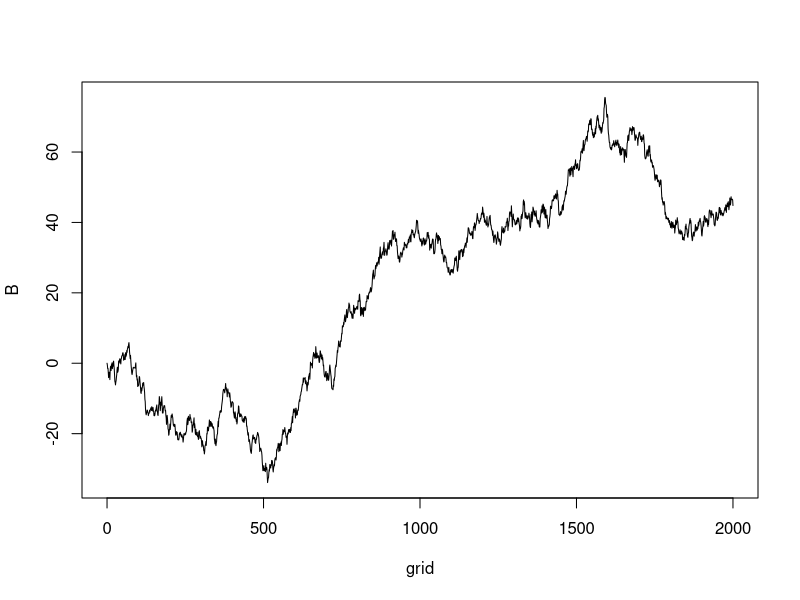
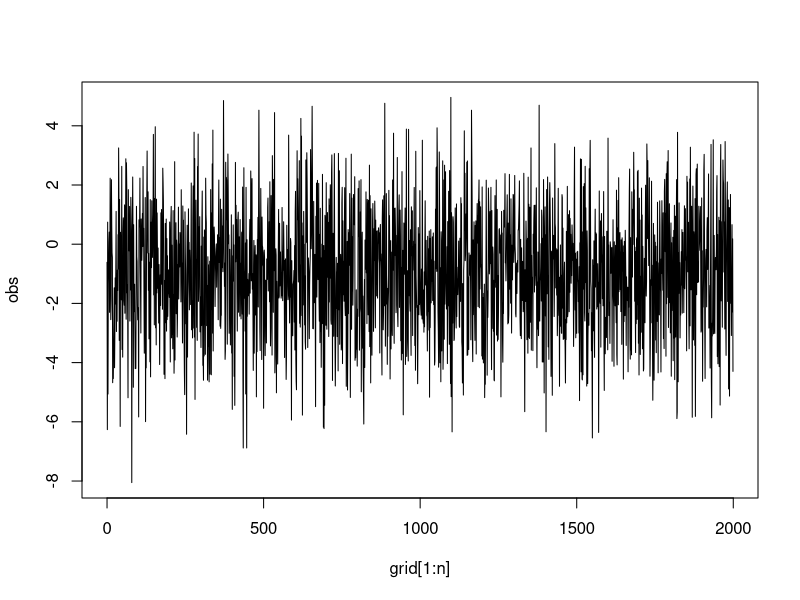
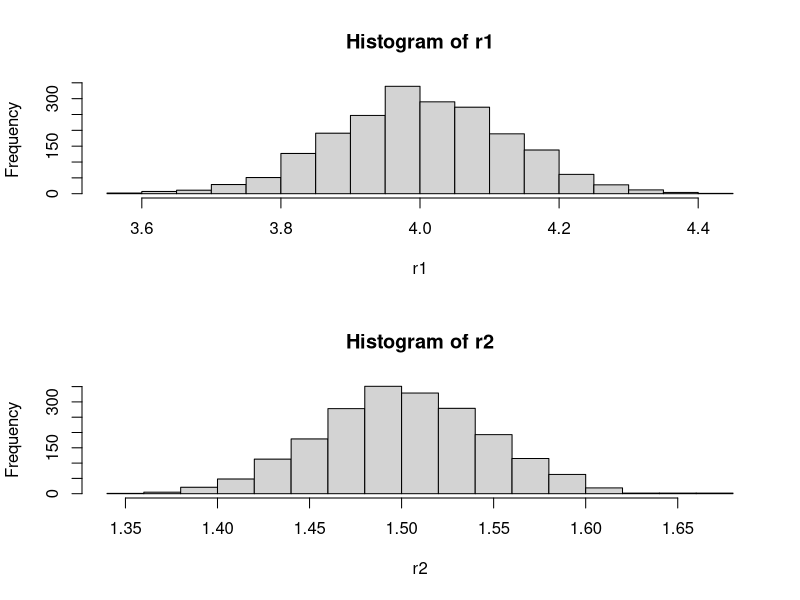

Write the R code that produced these figures, in order.
# Exercise 11
# Part(d) 


Bmotion<-function(n){                #Simuliert Pfade einer BB
res<-cumsum(c(0,rnorm(n,0,1)))
}
 
n<-2000                              #Teste die vorherige Funktion
B<-Bmotion(n)
grid<-(0:n)                          #Zeitgrid
plot(grid,B,type="l")


logReturns<-function(n,mu,sigma){
return(mu+sigma*rnorm(n,0,1))
}

obs<-logReturns(2000,-0.85,2) 
plot(grid[1:n],obs,type="l")


sigmaMLE<-function(obs){
return(1/n*sum((obs-mean(obs))^2))
}

sigmaUMVU<-function(obs){
n<-length(obs)
sum(1/(n-1)*(obs-mean(obs))^2)

}

muMLE<-function(obs){
1/n*sum(obs)
}

sigmaMLE(obs);sigmaUMVU(obs);muMLE(obs)

# Monte Carlo

mu<-1.5
sigma<-2
n<-2000
m<-2000 # Anzahl an Monte-Carlo Simulationen

temp1<-matrix(rnorm(n*m,mu,(sigma)),ncol=m,nrow=n)
r1<-apply(temp1,2,sigmaMLE)
r2<-apply(temp1,2,muMLE)


r1
r2

par(mfrow=c(2,1))
hist(r1,breaks=20);hist(r2)



